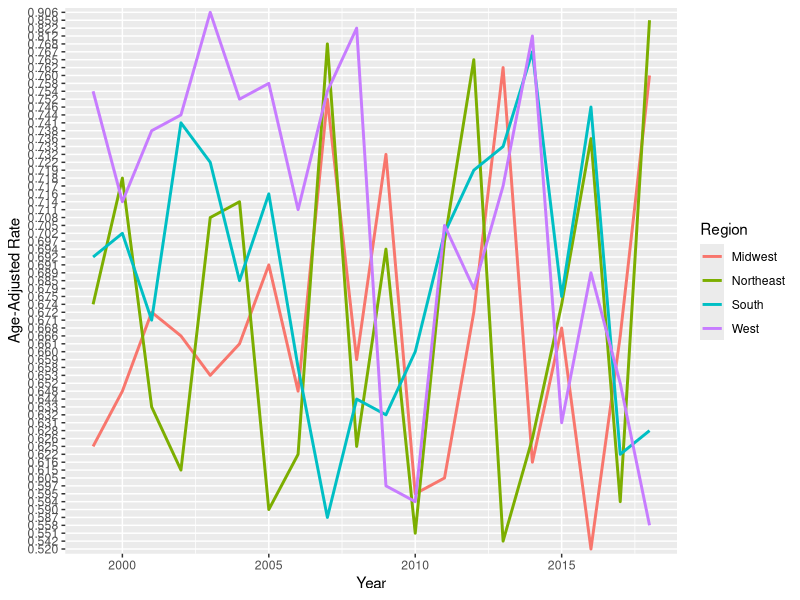
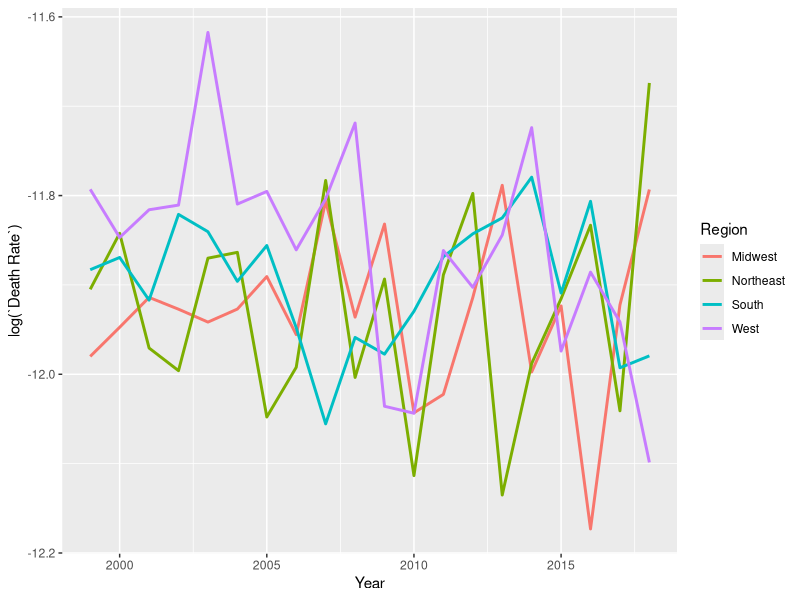
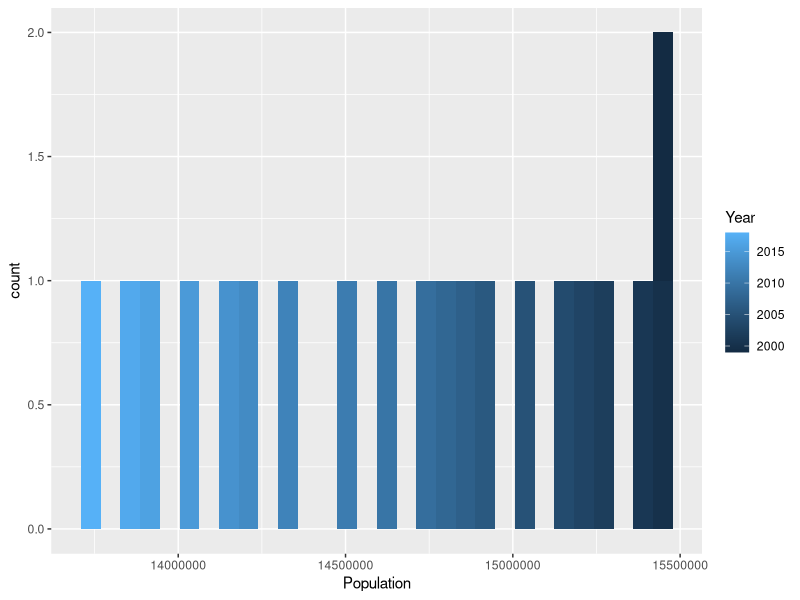

Write R code to recreate these figures, in order.
library(tidyverse)

#clean text file 
clean_text <- function(file){
  file <- file[,-1] #remove the "notes" column, which is NA values 
  #some rows are completely empty, filter them out 
  file <- file[which(complete.cases(file)),]
  file <- within(file, rm("Year Code"))
  return(file)
}

#read in the text files 
nl_cancer <- read_delim("nervous_lung_cancer.txt", 
                        delim = "\t", escape_double = FALSE, 
                        trim_ws = TRUE)

child_cancer <- read_delim("child_cancer.txt", 
                           delim = "\t", escape_double = FALSE, 
                           trim_ws = TRUE)

leading_cancer <- read_delim("leading_cancer.txt", 
                             delim = "\t", escape_double = FALSE, 
                             trim_ws = TRUE)

nl_death <- read_delim("nl_death.txt", 
                       delim = "\t", escape_double = FALSE, 
                       trim_ws = TRUE)

child_death <- read_delim("leading_child_death.txt", 
                            delim = "\t", escape_double = FALSE, 
                            trim_ws = TRUE)

child_death2 <- read_delim("leading_child_death2.txt", 
                           delim = "\t", escape_double = FALSE, 
                           trim_ws = TRUE)

cdeath_region <- read_delim("child_death_ethregion.txt",
                            delim = "\t", escape_double = FALSE, 
                            trim_ws = TRUE)


leading_death <- read_delim("leading_death.txt", 
                            delim = "\t", escape_double = FALSE, 
                            trim_ws = TRUE)

options(warn=-1)
#clean data frames
nl_cancer <- clean_text(nl_cancer)
child_cancer <- clean_text(child_cancer)
leading_cancer <- clean_text(leading_cancer)
nl_death <- clean_text(nl_death)
child_death <- clean_text(child_death)
child_death2 <- clean_text(child_death2)
cdeath_region <- clean_text(cdeath_region)
leading_death <- clean_text(leading_death)


options(warn=0)

cbrain_region <- cdeath_region[grepl((cdeath_region$`Cancer Sites`), pattern = "Brain"),] %>% filter(Race == "White")
#cbrain_region <- cbrain_region %>% group_by(across(c("Region", "Year"))) %>% summarise(sum(Deaths))
#cbrain_region <- cbrain_region[!grepl((cbrain_region$Population), pattern = "Not Applicable"),]
cbrain_region$Population <- as.numeric(cbrain_region$Population)
cbrain_region$`Death Rate` <- cbrain_region$Deaths/cbrain_region$Population
log(cbrain_region$`Death Rate`)
#cbrain_region <- cbrain_region %>% group_by(across(c("Region", "Year"))) %>% 
#  summarise("Total Deaths" = sum(Deaths), "Total Population" = sum(Population), "Death Rate" = sum(Deaths)/sum(Population))
ggplot(cbrain_region, aes(x = Year, y = `Age-Adjusted Rate`, group = Region)) + geom_line(aes(color = Region), size = 1)
ggplot(cbrain_region, aes(x = Year, y = log(`Death Rate`), group = Region)) + geom_line(aes(color = Region), size = 1)
ggplot(cbrain_region[cbrain_region$Region == "Midwest",], aes(x = Population, group = Year)) + geom_histogram(aes(fill = Year))


#obtain only CNS cancers
df <- child_cancer[grepl("III(b) Astrocytomas", child_cancer$`Childhood Cancers`,fixed = TRUE),]
child_brain_cancer  <- child_cancer[grepl((child_cancer$`Childhood Cancers`), pattern = "III"),]
child_brain_cancer <- child_brain_cancer %>% group_by(across(c(States, Year))) %>% summarise(Count = sum(Count), 
                                                                                             Population = unique(Population),
                                                                                             Rate = sum(Count)/unique(Population) * 10000) 

lm(log(`Death Rate`) ~ Year + Region, data = cbrain_region)

